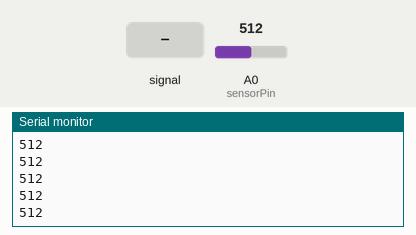
The sketch below on a simulated Arduino Uno, built with avr-gcc and run on an emulated ATmega328P. Shown: the last lines printed to the serial monitor. The test bench sets the inputs (shaded band); at power-on: A0 (sensorPin) = 512.

Above: at 1.2 s.
1.3 s: A0 (sensorPin) fed a 200 Hz sine of ±81 counts around its level
At 2.0 s:
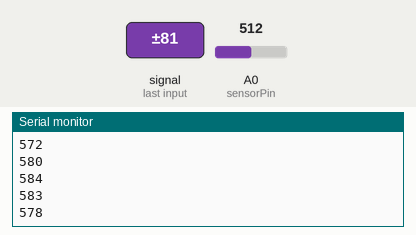
2.8 s: A0 (sensorPin) set to 716
At 3.6 s:
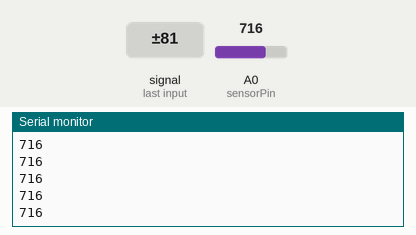
4.3 s: A0 (sensorPin) set to 900
At 4.9 s:
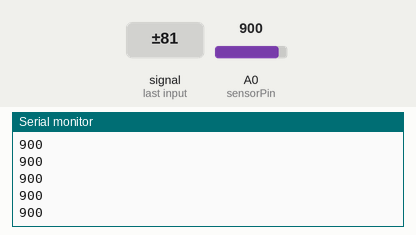
Timing chart, 0 to 7.3 s (numbered marks = the images above; inputs shaded):
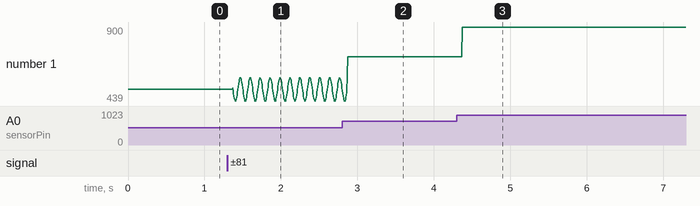

Measured:
- after the input at 1.3 s, the serial monitor: prints a new line after 0.07 s (image 1)
- after the input at 2.8 s, the serial monitor: prints a new line after 0.07 s (image 2)
- after the input at 4.3 s, the serial monitor: prints a new line after 0.07 s (image 3)
- plotted number 1: 512 → 522 after the input at 1.3 s, 522 → 716 after the input at 2.8 s, 716 → 900 after the input at 4.3 s

The sketch:

cat_analog.ino
```cpp
int sensorPin = A0;    // select the input pin for the potentiometer

#define end 10
int range[end];
int pos = 0;

void setup() {
  Serial.begin(9600);
}

void loop() {
  int val = analogRead(sensorPin);
  pos = (pos + 1) % end;
  range[pos] = val;

  if (pos == 0) {
    int total = 0;

    for (int i = 0; i < end; ++i)
      total += range[i];


    Serial.println(total / end);
  }
}
```
